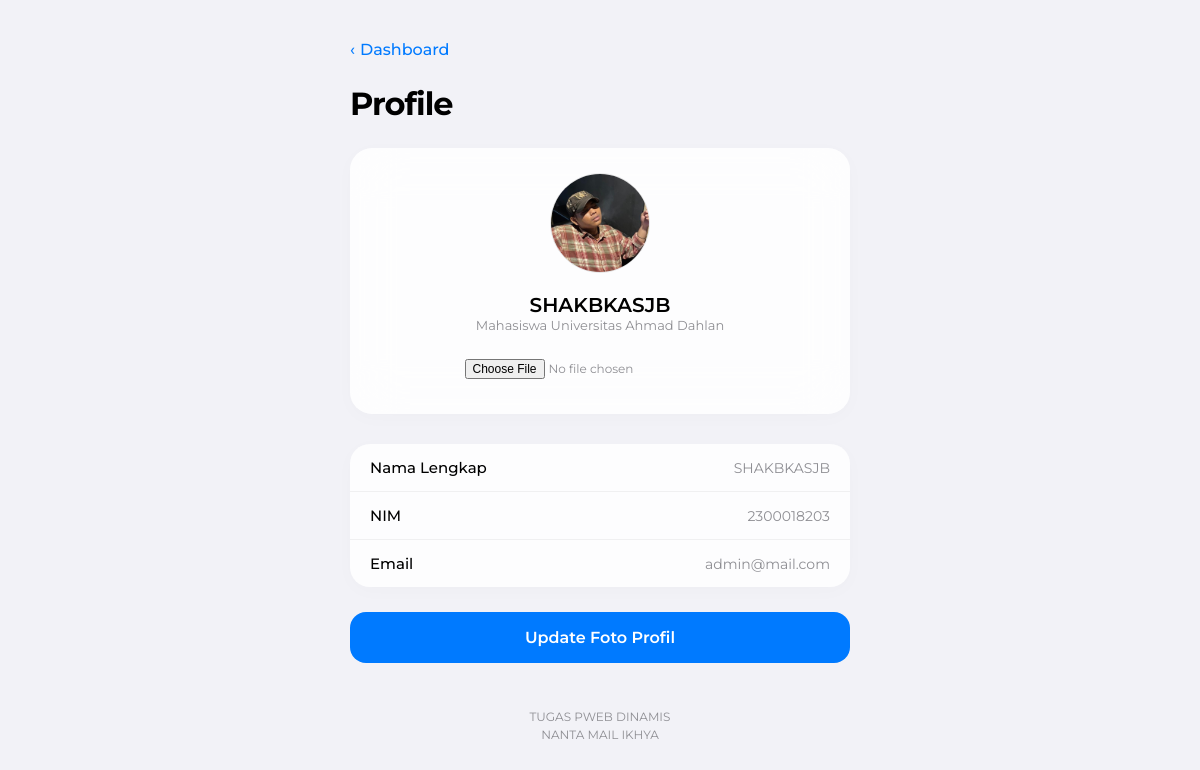
The page /personalize_akun.php (signed in) on the database its author committed.
### tables this page shows
CREATE TABLE `users` (
  `id_user` int(11) NOT NULL,
  `nim` varchar(20) NOT NULL,
  `nama` varchar(100) NOT NULL,
  `email` varchar(100) NOT NULL,
  `password` varchar(255) NOT NULL,
  `prodi` varchar(50) DEFAULT NULL,
  `fakultas` varchar(50) DEFAULT NULL,
  `angkatan` varchar(10) DEFAULT NULL,
  `role` enum('mahasiswa','admin') DEFAULT 'mahasiswa'
);

### personalize_akun.php (the view, shortened to what this page needs)
<?php
include 'koneksi.php';
$id_user = $_SESSION['id_user'];
$query = "SELECT * FROM users WHERE id_user = '$id_user'";
$result = mysqli_query($conn, $query);
$user = mysqli_fetch_assoc($result);
$foto_profil = (!empty($user['foto'])) ? 'uploads/' . $user['foto'] : 'gambar/jo.jpg';
?>
<!DOCTYPE html>
<html lang="id">
<head>
</head>
<body>
<div class="container">
    <a href="dashboard.php" class="btn-back"><span>‹</span> Dashboard</a>
    <h1>Profile</h1>
    <form action="proses_update_foto.php" method="POST" enctype="multipart/form-data">
        <div class="profile-card">
            <div class="avatar-wrapper">
                <img src="<?php echo $foto_profil; ?>" alt="User profile">
            </div>
            <div>
                <h2><?php echo htmlspecialchars($user['nama']); ?></h2>
                <p>Mahasiswa Universitas Ahmad Dahlan</p>
            </div>
            <div class="file-input-wrapper">
                <input type="file" name="foto_profil" accept="image/*">
            </div>
        </div>
        <div class="settings-list">
            <div class="item">
                <span class="label">Nama Lengkap</span>
                <input type="text" class="value-pakem" value="<?php echo htmlspecialchars($user['nama']); ?>" readonly>
            </div>
            <div class="item">
                <span class="label">NIM</span>
                <input type="text" class="value-pakem" value="<?php echo htmlspecialchars($user['nim']); ?>" readonly>
            </div>
            <div class="item">
                <span class="label">Email</span>
                <input type="text" class="value-pakem" value="<?php echo isset($user['email']) ? htmlspecialchars($user['email']) : 'mahasiswa@uad.ac.id'; ?>" readonly>
            </div>
        </div>
        <button type="submit" class="btn-save">Update Foto Profil</button>
    </form>
    <div class="footer">
        TUGAS PWEB DINAMIS <br>
        NANTA MAIL IKHYA
    </div>
</div>
</body>
</html>

### personalize_akun.php (style rules this page uses)
:root { --apple-bg: #F2F2F7; --apple-card: rgba(255, 255, 255, 0.85); --apple-blue: #007AFF; --apple-gray: #8E8E93; --apple-border: rgba(0,0,0,0.05); }
* { margin: 0; padding: 0; box-sizing: border-box; font-family: 'Montserrat', sans-serif; }
body { background-color: var(--apple-bg); color: #000; display: flex; justify-content: center; padding: 40px 20px; }
.container { width: 100%; max-width: 500px; animation: fadeIn 0.4s ease-out; }
.btn-back { color: var(--apple-blue); text-decoration: none; font-size: 16px; display: flex; align-items: center; gap: 5px; margin-bottom: 25px; font-weight: 500; }
h1 { font-size: 32px; font-weight: 700; margin-bottom: 25px; letter-spacing: -1px; }
.profile-card { background: var(--apple-card); backdrop-filter: blur(25px); -webkit-backdrop-filter: blur(25px); padding: 25px; border-radius: 22px; display: flex; flex-direction: column; align-items: center; text-align: center; gap: 15px; margin-bottom: 30px; box-shadow: 0 4px 20px rgba(0,0,0,0.02); }
.avatar-wrapper { position: relative; width: 100px; height: 100px; }
.profile-card img { width: 100%; height: 100%; border-radius: 50%; object-fit: cover; border: 1px solid rgba(0,0,0,0.1); }
.profile-card h2 { font-size: 20px; font-weight: 600; margin-top: 5px; }
.profile-card p { font-size: 13px; color: var(--apple-gray); }
.settings-list { background: var(--apple-card); border-radius: 20px; overflow: hidden; margin-bottom: 25px; box-shadow: 0 4px 20px rgba(0,0,0,0.02); }
.item { padding: 14px 20px; border-bottom: 0.5px solid var(--apple-border); display: flex; justify-content: space-between; align-items: center; }
.item:last-child { border-bottom: none; }
.label { font-size: 15px; font-weight: 500; }
.value-pakem { border: none; background: transparent; text-align: right; color: var(--apple-gray); font-size: 14px; width: 65%; outline: none; cursor: default; }
.file-input-wrapper { width: 100%; padding: 10px 0; }
.file-input-wrapper input[type="file"] { font-size: 12px; color: var(--apple-gray); }
.btn-save { background: var(--apple-blue); color: white; border: none; width: 100%; padding: 16px; border-radius: 16px; font-size: 16px; font-weight: 600; cursor: pointer; transition: all 0.2s; margin-bottom: 15px; }
.footer { text-align: center; color: var(--apple-gray); font-size: 12px; margin-top: 30px; line-height: 1.5; }

### rows shown on the page
users: nama "SHAKBKASJB", nim "2300018203", email "admin@mail.com"
